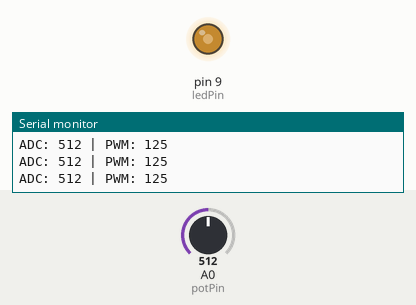
Simulated run of this sketch. Board: Arduino Uno, built with avr-gcc and run on an emulated ATmega328P. Parts: output pins drawn as LEDs (lit = HIGH), the last lines printed to the serial monitor. The inputs (shaded band) are chosen by the test bench; at power-on: A0 (potPin) = 512.

Above: at 1.2 s.
1.3 s: A0 (potPin) set to 0
At 1.8 s:
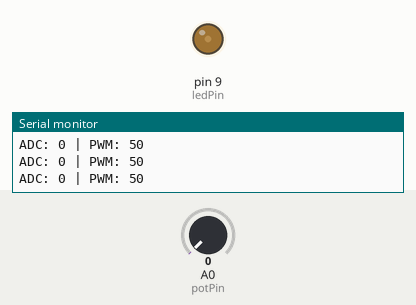
2.8 s: A0 (potPin) set to 716
At 3.5 s:
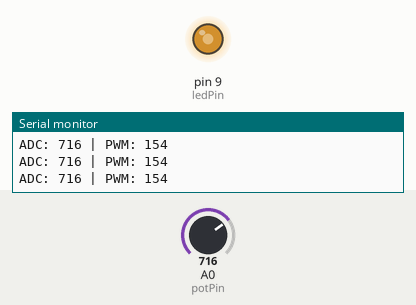
4.3 s: A0 (potPin) set to 1023
At 5.3 s:
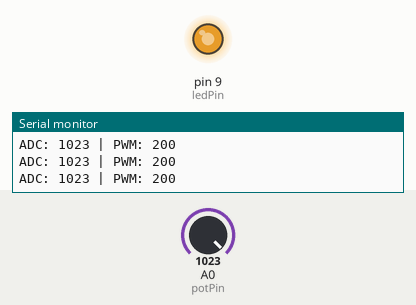
Timing chart, 0 to 7.3 s (numbered marks = the images above; inputs shaded):
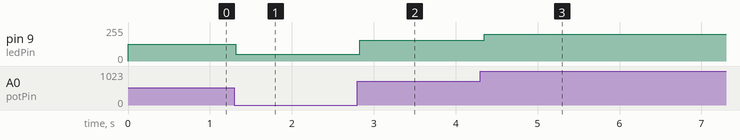

The sketch:

Modul4_Percobaan2.ino
```cpp
// ===================== PIN SETUP =====================
// Tentukan pin yang digunakan untuk potensiometer dan LED PWM
const int potPin = A0;   // isi dengan pin analog (contoh A0)
const int ledPin = 9;   // isi dengan pin digital PWM (contoh 9)

// ===================== VARIABEL =====================
// Variabel untuk menyimpan hasil pembacaan dan konversi PWM
int nilaiADC = 0;  // isi dengan nilai awal (default 0)
int pwm = 0;       // isi dengan nilai awal (default 0)

void setup() {

  // ===================== OUTPUT SETUP =====================
  // Atur pin LED sebagai output
  pinMode(ledPin,OUTPUT);

  // ===================== SERIAL MONITOR =====================
  // Aktifkan komunikasi serial untuk melihat data pembacaan
  Serial.begin(9600); // isi baud rate (contoh 9600)
}

void loop() {

  // ===================== PEMBACAAN SENSOR =====================
  // Baca nilai analog dari potensiometer (rentang 0–1023)
  nilaiADC = analogRead(potPin); // isi dengan potPin

  // ===================== PEMROSESAN DATA (SCALING) =====================
  // Ubah nilai ADC (0–1023) menjadi nilai PWM (0–255)
  pwm = map(nilaiADC,
            0,   // isi nilai minimum ADC
            1023,   // isi nilai maksimum ADC
            50,   // isi PWM minimum
            200);  // isi PWM maksimum

  // ===================== OUTPUT PWM =====================
  // Kirim sinyal PWM ke LED (mengatur kecerahan)
  analogWrite(ledPin, pwm); // isi dengan variabel PWM

  // ===================== MONITORING DATA =====================
  // Tampilkan data ADC dan PWM ke Serial Monitor
  Serial.print("ADC: ");
  Serial.print(nilaiADC); // isi variabel ADC

  Serial.print(" | PWM: ");
  Serial.println(pwm); // isi variabel PWM

  // ===================== STABILISASI SISTEM =====================
  // Delay untuk menstabilkan pembacaan dan tampilan data
  delay(50); // isi dalam milidetik (contoh 50)
}
```

Measured:
- after the input at 1.3 s, pin 9 (ledPin): 125/255 → 50/255 at once
- after the input at 2.8 s, pin 9 (ledPin): 50/255 → 154/255 at once
- after the input at 4.3 s, pin 9 (ledPin): 154/255 → 200/255 after 0.05 s
